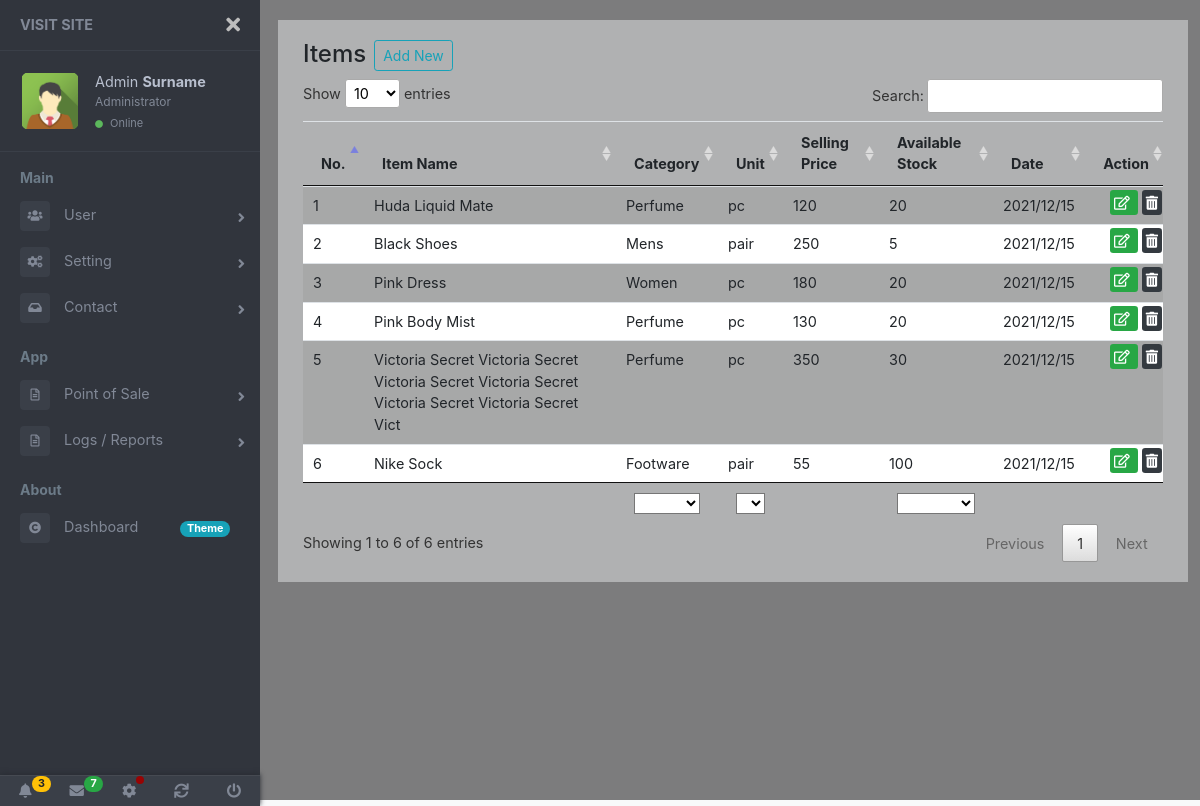
/routes/item/index.php (signed in), run on an earlier commit of the app's database.
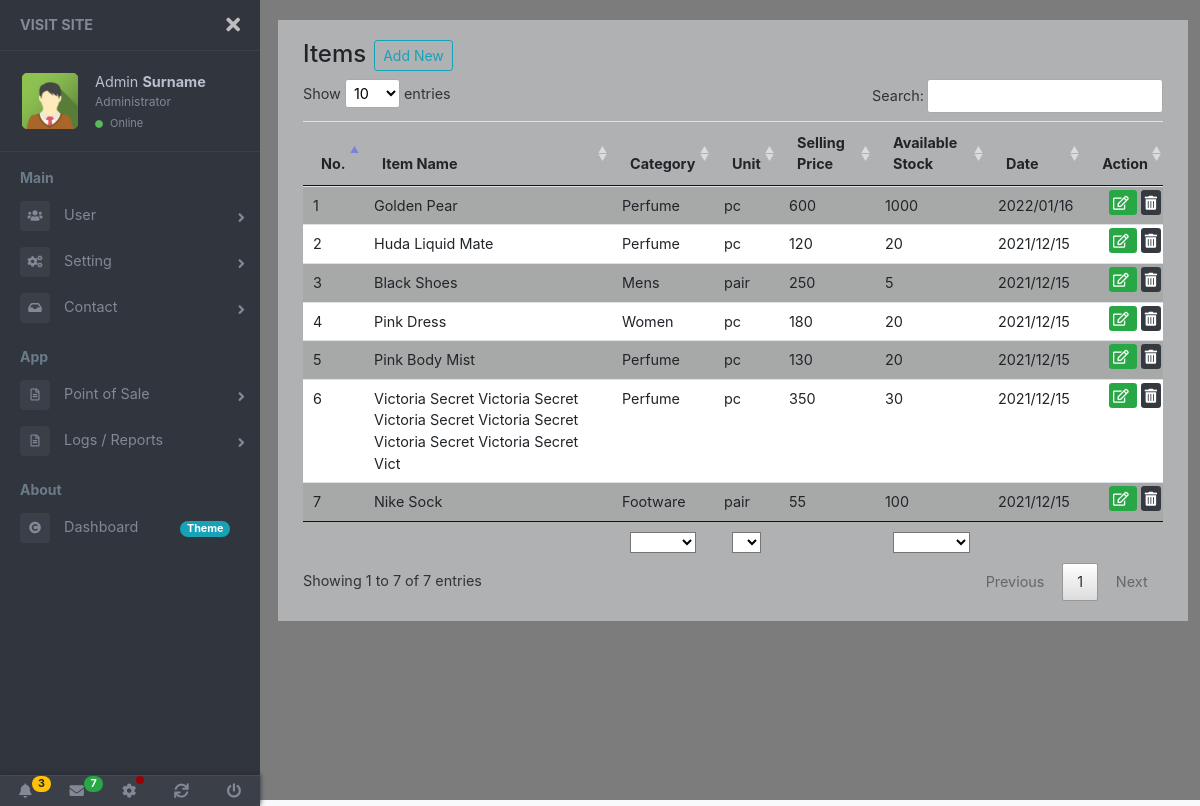
And on a later commit of the database.
### tables this page shows
CREATE TABLE `tblitem` (
  `item_id` int(11) NOT NULL,
  `barcode` varchar(254) NOT NULL,
  `name` varchar(100) NOT NULL,
  `description` varchar(254) NOT NULL,
  `category` varchar(254) NOT NULL,
  `unit` varchar(254) NOT NULL,
  `sell_price` double NOT NULL,
  `sale_price` double NOT NULL,
  `supplier_price` double NOT NULL,
  `stock_available` int(11) NOT NULL,
  `size` varchar(50) NOT NULL,
  `color` varchar(50) NOT NULL,
  `quality` varchar(100) NOT NULL,
  `status` int(1) NOT NULL,
  `extnem` varchar(10) NOT NULL,
  `created` datetime NOT NULL DEFAULT current_timestamp(),
  `modified` timestamp NOT NULL DEFAULT current_timestamp() ON UPDATE current_timestamp(),
  `deletedx` int(1) NOT NULL
);

### routes/item/index.php (called while the page is built, shortened)
<?php
	include_once "../../inc/webconfig/conf.php";
	include_once "../../content/template-part/dashboard-header.php";
	include_once "../../content/view/item/index.php";
	include_once "../../content/template-part/dashboard-footer.php";

### inc/xsession.php (called while the page is built, shortened)
<?php
	if(empty($_SESSION["usercode"]) || empty($_SESSION["username"]) || empty($_SESSION["fullname"]) || empty($_SESSION["ulevpos"]) || empty($_SESSION["surname"]) || empty($_SESSION["firstname"]) || empty($_SESSION["middlename"]) || empty($_SESSION["postitle"])) {
		header("location:../login");
	} else {
		$lastname	= $_SESSION["surname"];
		$givename	= $_SESSION["firstname"];
		$ptitle		= $_SESSION["postitle"];
	}

### inc/webconfig/conf.php (called while the page is built, shortened)
<?php
	try {
		$cnn = new PDO("mysql:host={$host};dbname={$db}", $unameroot, $pw);
		$qry_webconf = "SELECT * FROM conf LIMIT 1";
		$stmt_webconf = $cnn->prepare($qry_webconf);
		$stmt_webconf->execute();
		$row_webconf = $stmt_webconf->fetch(PDO::FETCH_ASSOC);
		$domainhome = $row_webconf['domainhome'];
	} catch(PDOException $e) {
		$err = $e->getMessage();
		$err2 = strrchr($e,"1049");
		if($err2=1049){
			echo "Error: Unknown Database.<br><a href='../../dbase/creadb'>Fix It!</a>";
			die;
		}
	}

### content/view/item/index.php (the view, shortened to what this page needs)
<?php
	include_once "../../content/template-part/dashboard-navbar.php";
?>
<link rel="stylesheet" href="<?php echo $dirbak; ?>assets/datatables/1.11.3/css/jquery.dataTables.min.css">
<main class="page-content">
	<div class="container-fluid bg-light-opacity">
		<div class="d-flex">
			<h4 class="mr-2 mb-2">Items</h4>
			<a href="../../routes/item/addnew" class="btn btn-outline-info btn-sm mr-2 mb-2">Add New</a>
		</div>
		<div id="" class="table-responsive-sm">
			<table id="listRecView" class="table table-striped table-hover table-sm">
				<thead>
					<tr>
						<th>No.</th>
						<th>Item Name</th>
						<th>Category</th>
						<th>Unit</th>
						<th>Selling Price</th>
						<th>Available Stock</th>
						<th>Date</th>
						<th class="text-right">Action</th>
					</tr>
				</thead>
				<tbody>
					<?php
						$tblname = "tblitem";
						$prim_id = "item_id";
						$cnn = new PDO("mysql:host={$host};dbname={$db}", $unameroot, $pw);
						$qry = "SELECT * FROM {$tblname} WHERE deletedx=0 ORDER BY {$prim_id} DESC";
						$stmt = $cnn->prepare($qry);
						$stmt->execute();
						$xno = 0;
						for($i=0; $row = $stmt->fetch(); $i++) {
							$xno++;
							$id2=$row['item_id'];
							$id=sprintf('%011d',$id2);
							$itemname=$row['name'];
							$category=$row['category'];
							$unit=$row['unit'];
							$sell_price=$row['sell_price'];
							$stock_available=$row['stock_available'];
							$modified2=$row['modified'];
							$modified=date_format(new DateTime($modified2),'Y/m/d');
					?>
							<tr>
								<td><?php echo $xno; ?></td>
								<td data-filter="<?php echo $itemname; ?>"><?php echo $itemname; ?></td>
								<td data-filter="<?php echo $category; ?>"><?php echo $category; ?></td>
								<td data-filter="<?php echo $unit; ?>"><?php echo $unit; ?></td>
								<td data-filter="<?php echo $sell_price; ?>"><?php echo $sell_price; ?></td>
								<td data-filter="<?php echo $stock_available; ?>"><?php echo $stock_available; ?></td>
								<td><?php echo $modified; ?></td>
								<td class="text-right tbl-action">
									<a href="../../routes/item/editupdate?id=<?php echo $id; ?>" class="btn-sm btn-success btn-inline" title="Edit">
										<span class="far fa-edit"></span>
									</a>
									<a class="btn-sm btn-dark btn-inline ml-1" href="#" onclick="trash(<?php echo $id2; ?>)" title="Delete">
										<span class="fas fa-trash-alt"></span>
									</a>
								</td>
							</tr>
					<?php
						}
					?>
				</tbody>
				<tfoot>
					<tr>
						<td class="remove-dropdown"></td>
						<td class="remove-dropdown"></td>
						<td>Category</td>
						<td>Unit</td>
						<td class="remove-dropdown"></td>
						<td>Stock</td>
						<td class="remove-dropdown"></td>
						<td class="remove-dropdown"></td>
					</tr>
				</tfoot>
			</table>
		</div>
	</div>
</main>

### content/template-part/dashboard-header.php (shortened to what this page needs)
<?php
	$chckfledash = file_exists("../../assets/css/style.css");
	if ($chckfledash) {
		$dirbak = "../../";
	} else {
		$dirbak = "../../../";
	}
?>
<!DOCTYPE html>
<html lang="en">
<head>
	<link rel="stylesheet" href="<?php echo $dirbak; ?>assets/fontawesome/releases/v5.7.0/css/all.css">
	<link rel="stylesheet" href="<?php echo $dirbak; ?>assets/bootstrap/4.5.2/css/bootstrap.min.css">
	<link rel="stylesheet" href="<?php echo $dirbak; ?>assets/npm/slick-carousel@1.8.1/slick/slick.css">
	<link rel="stylesheet" href="<?php echo $dirbak; ?>assets/css/dashboard.css">
	<link rel="stylesheet" href="<?php echo $dirbak; ?>assets/css/style.css">
</head>
<body id="myDashB" class="bg-light" data-spy="scroll" data-target=".navbar" data-offset="60" oncontextmenu="return false;">
	<div class="page-wrapper chiller-theme toggled dboardbg">

### content/template-part/dashboard-navbar.php (shortened to what this page needs)
<?php
	$chckfle2 = file_exists("../../inc/xsession.php");
	if ($chckfle2) {
		include_once "../../inc/xsession.php";
		$baklnk = "../../";
	} else {
		include_once "../../../inc/xsession.php";
		$baklnk = "../../../";
	}
?>
<nav id="sidebar" class="sidebar-wrapper">
	<div class="sidebar-brand">
		<a href="<?php echo $baklnk; ?>">Visit Site</a>
		<div id="close-sidebar">
			<i class="fas fa-times"></i>
		</div>
	</div>
	<div class="sidebar-header">
		<div class="user-pic user-pic-circle">
			<img class="img-responsive img-rounded" src="<?php echo $baklnk; ?>storage/img/avatar2.png" alt="User picture">
		</div>
		<div class="user-info">
			<span class="user-name"><?php echo $givename; ?>
				<strong><?php echo $lastname; ?></strong>
			</span>
			<span class="user-role"><?php echo $ptitle; ?></span>
			<span class="user-status">
				<i class="fa fa-circle"></i>
				<span>Online</span>
			</span>
		</div>
	</div>
	<div class="sidebar-content">
		<div class="sidebar-menu">
			<ul>
				<li class="header-menu">
					<span>Main</span>
				</li>
				<li class="sidebar-dropdown">
					<a href="<?php echo $baklnk; ?>routes/user/#" title="User">
						<i class="fas fa-users"></i>
						<span>User</span>
					</a>
				</li>
				<li class="sidebar-dropdown">
					<a href="#">
						<i class="fas fa-cogs"></i>
						<span>Setting</span>
					</a>
				</li>
				<li class="sidebar-dropdown">
					<a href="#">
						<i class="fa fa-inbox"></i>
						<span>Contact</span>
					</a>
				</li>
				<li class="header-menu">
					<span>App</span>
				</li>
				<?php include_once "dashboard-navbar-app.php"; ?>
				<li class="header-menu">
					<span>About</span>
				</li>
				<li>
					<a href="<?php echo $baklnk; ?>routes/dashboard-theme" title="Dashboard Theme">
						<i class="fa fa-copyright"></i>
						<span>Dashboard</span>
						<span class="badge badge-pill badge-info">Theme</span>
					</a>
				</li>
			</ul>
		</div>
	</div>
	<div class="sidebar-footer">
		<a href="#" title="Notification">
			<i class="fa fa-bell"></i>
			<span class="badge badge-pill badge-warning notification">3</span>
		</a>
		<a href="#" title="Message">
			<i class="fa fa-envelope"></i>
			<span class="badge badge-pill badge-success notification">7</span>
		</a>
		<a href="<?php echo $baklnk; ?>routes/setgener" title="Settings">
			<i class="fa fa-cog"></i>
			<span class="badge-sonar"></span>
		</a>
		<a href="" title="Refresh">
			<i class="fas fa-sync"></i>
		</a>
		<a href="<?php echo $baklnk; ?>inc/logout" title="Logout">
			<i class="fa fa-power-off"></i>
		</a>
	</div>
</nav>

### content/template-part/dashboard-navbar-app.php (shortened to what this page needs)
<li class="sidebar-dropdown">
	<a href="#" title="Sample Menu">
		<i class="far fa-file-alt"></i>
		<span>Point of Sale</span>
	</a>
</li>
<li class="sidebar-dropdown">
	<a href="#" title="Sample Menu">
		<i class="far fa-file-alt"></i>
		<span>Logs / Reports</span>
	</a>
</li>

### content/template-part/dashboard-footer.php (shortened to what this page needs)
<?php
	$chckfledashf = file_exists("../../assets/css/style.css");
	if ($chckfledashf) {
		$dirbakf = "../../";
	} else {
		$dirbakf = "../../../";
	}
?>
	</div>
	<?php include_once $dirbakf."content/view/item-pay/index.php" ?>
</body>
</html>

### content/view/item-pay/index.php (shortened to what this page needs)
<link rel="stylesheet" href="<?php echo $domainhome ?>assets/datatables/1.11.3/css/jquery.dataTables.min.css">

### assets/css/style.css (style rules this page uses)
* { box-sizing: border-box; }
body { margin: 0; }
.tbl-action { padding: 0!important; padding-top: 5px!important; padding-right: 5px!important; }

### content/template-part/dashboard-header.php (style rules this page uses)
.dboardbg { background-image: url("../../storage/img/dashboard-bg.png"); background-repeat: no-repeat; background-size: cover; background-color: transparent; }

What changed in the data, as far as the page shows it:
added tblitem: name "Golden Pear", category "Perfume", unit "pc", sell_price "600", stock_available "1000", modified "2022/01/16"
Also different on the page:
text written by a page script: "Show entries Search: Showing 1 to 6 of 6 entries Previous 1 Next" → "Show entries Search: Showing 1 to 7 of 7 entries Previous 1 Next"
